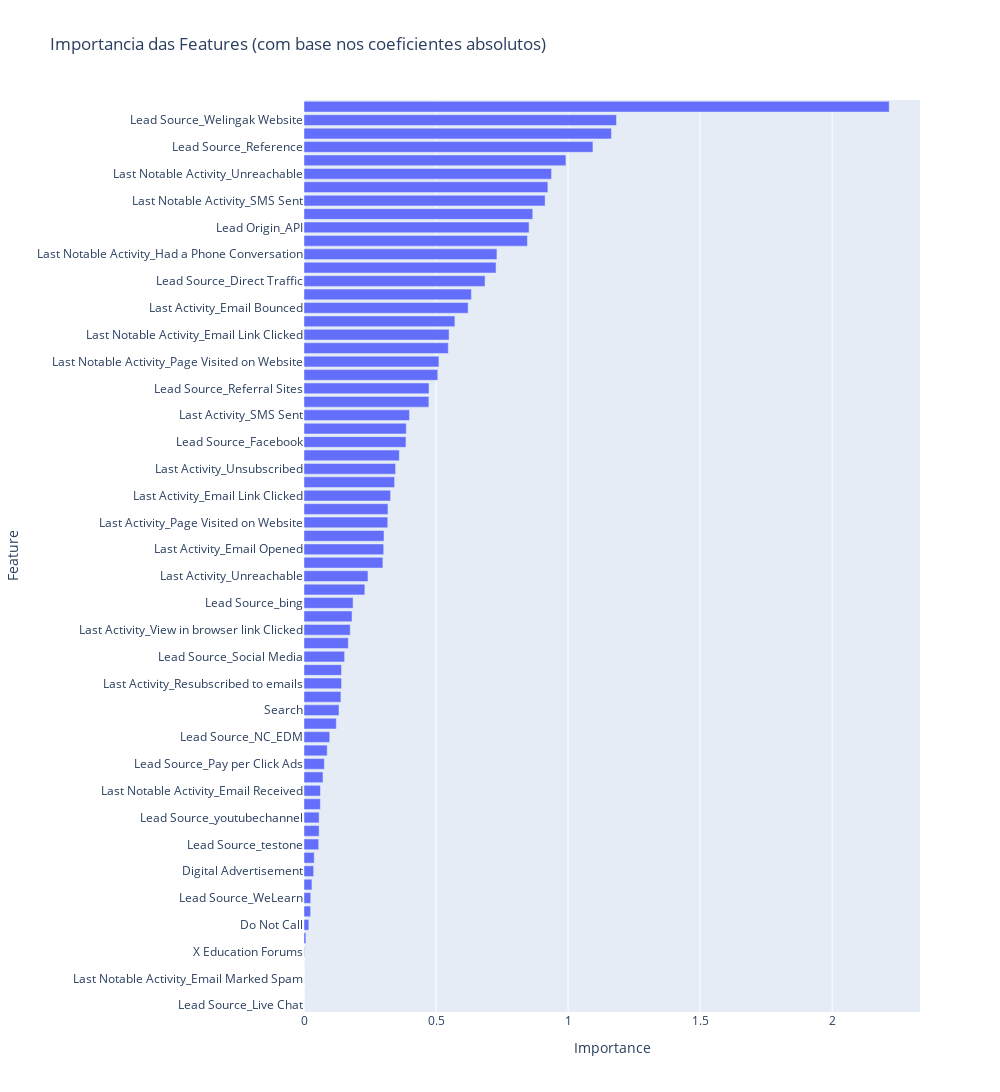

Notebook source saved alongside this figure:
### Code cell
# Plotar a importancia das features
fig = px.bar(df_feature_importances,
             x='Importance',
             y='Feature',
             orientation='h',
             title='Importancia das Features (com base nos coeficientes absolutos)'
)

fig.update_layout(height=1280, width=1000, yaxis={'categoryorder': 'total ascending'})

### Figure 1 — Plotly figure (JSON) as saved in the notebook; plotly's stock layout.template omitted (floating-point values rounded to 4 significant figures)
{"data": [{"hovertemplate": "Importance=%{x}<br>Feature=%{y}<extra></extra>", "legendgroup": "", "marker": {"color": "#636efa", "pattern": {"shape": ""}}, "name": "", "orientation": "h", "showlegend": false, "textposition": "auto", "type": "bar", "x": [0.0, 0.0, 0.0, 0.0, 0.001326, 0.007321, 0.01834, 0.02506, 0.02549, 0.03008, 0.03658, 0.03872, 0.05578, 0.0572, 0.05728, 0.06196, 0.06224, 0.07202, 0.07707, 0.08781, 0.09741, 0.1225, 0.1326, 0.1396, 0.142, 0.142, 0.1537, 0.1678, 0.1752, 0.1819, 0.1859, 0.2305, 0.2422, 0.2987, 0.3018, 0.3029, 0.3172, 0.318, 0.3279, 0.343, 0.3468, 0.3608, 0.3861, 0.3872, 0.3994, 0.4729, 0.4733, 0.5066, 0.5109, 0.5463, 0.5493, 0.5714, 0.6215, 0.6339, 0.6856, 0.7272, 0.7306, 0.8461, 0.8522, 0.8662, 0.913, 0.9235, 0.9374, 0.9918, 1.094, 1.164, 1.183, 2.216], "xaxis": "x", "y": ["Lead Source_Live Chat", "Last Notable Activity_Approached upfront", "Last Notable Activity_Email Marked Spam", "Last Activity_Email Marked Spam", "X Education Forums", "Last Activity_Visited Booth in Tradeshow", "Do Not Call", "Newspaper Article", "Lead Source_WeLearn", "Last Notable Activity_Form Submitted on Website", "Digital Advertisement", "Last Notable Activity_View in browser link Clicked", "Lead Source_testone", "A free copy of Mastering The Interview", "Lead Source_youtubechannel", "Newspaper", "Last Notable Activity_Email Received", "Lead Source_welearnblog_Home", "Lead Source_Pay per Click Ads", "Page Views Per Visit", "Lead Source_NC_EDM", "Last Activity_Email Received", "Search", "Through Recommendations", "Last Activity_Resubscribed to emails", "Last Notable Activity_Resubscribed to emails", "Lead Source_Social Media", "Lead Source_blog", "Last Activity_View in browser link Clicked", "TotalVisits", "Lead Source_bing", "Lead Source_Click2call", "Last Activity_Unreachable", "Last Notable Activity_Unsubscribed", "Last Activity_Email Opened", "Last Notable Activity_Email Bounced", "Last Activity_Page Visited on Website", "Lead Source_Google", "Last Activity_Email Link Clicked", "Lead Origin_Lead Import", "Last Activity_Unsubscribed", "Do Not Email", "Lead Source_Facebook", "Last Notable Activity_Email Opened", "Last Activity_SMS Sent", "Last Activity_Form Submitted on Website", "Lead Source_Referral Sites", "Lead Source_Organic Search", "Last Notable Activity_Page Visited on Website", "Last Activity_Approached upfront", "Last Notable Activity_Email Link Clicked", "Lead Source_Olark Chat", "Last Activity_Email Bounced", "Last Activity_Converted to Lead", "Lead Source_Direct Traffic", "Last Notable Activity_Modified", "Last Notable Activity_Had a Phone Conversation", "Last Notable Activity_Olark Chat Conversation", "Lead Origin_API", "Last Activity_Had a Phone Conversation", "Last Notable Activity_SMS Sent", "Lead Origin_Landing Page Submission", "Last Notable Activity_Unreachable", "Last Activity_Olark Chat Conversation", "Lead Source_Reference", "Total Time Spent on Website", "Lead Source_Welingak Website", "Lead Origin_Lead Add Form"], "yaxis": "y"}], "layout": {"barmode": "relative", "height": 1280, "legend": {"tracegroupgap": 0}, "title": {"text": "Importancia das Features (com base nos coeficientes absolutos)"}, "width": 1000, "xaxis": {"anchor": "y", "domain": [0, 1], "title": {"text": "Importance"}}, "yaxis": {"anchor": "x", "categoryorder": "total ascending", "domain": [0, 1], "title": {"text": "Feature"}}}}
